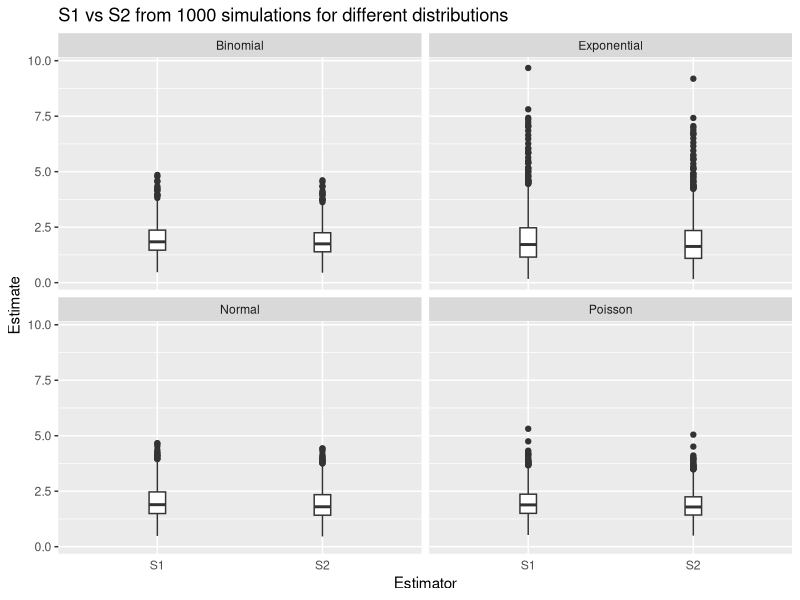
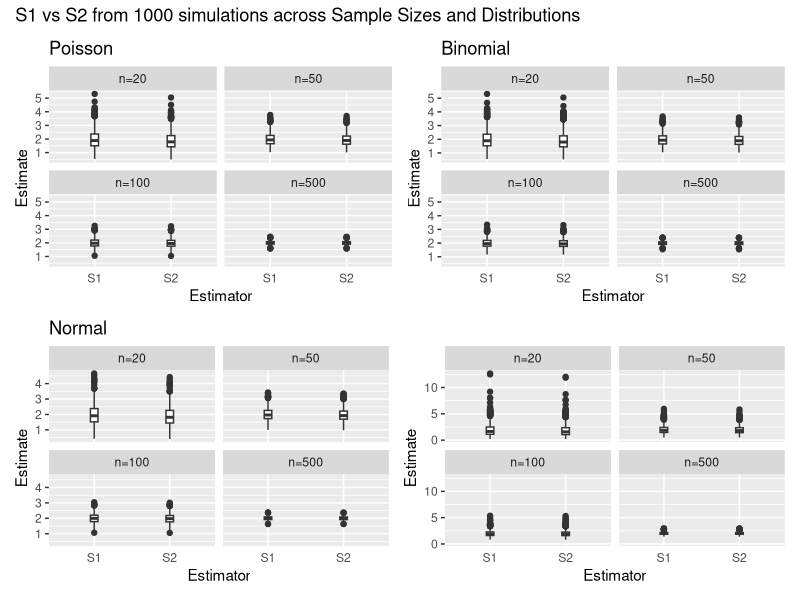
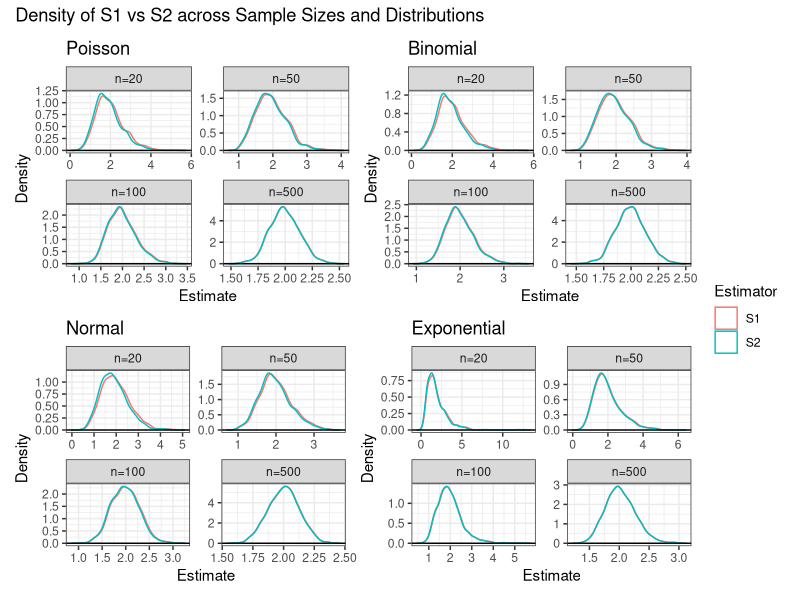
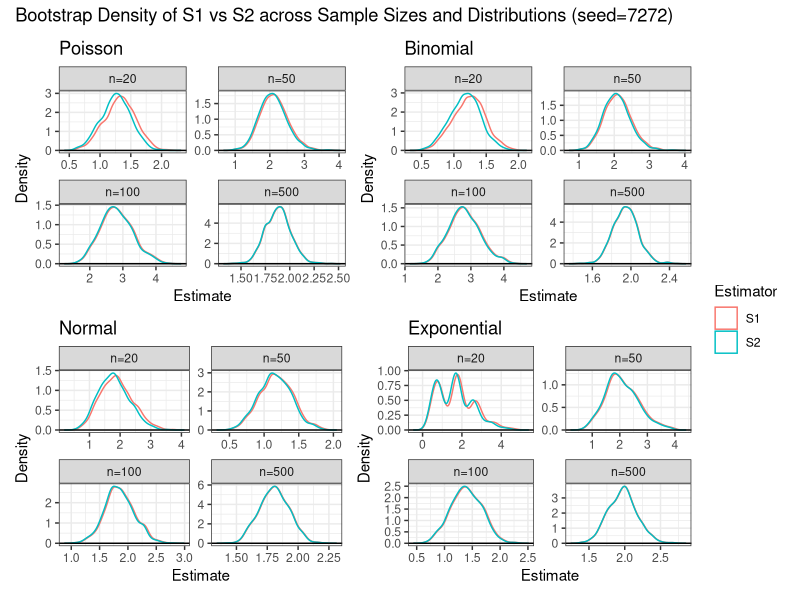
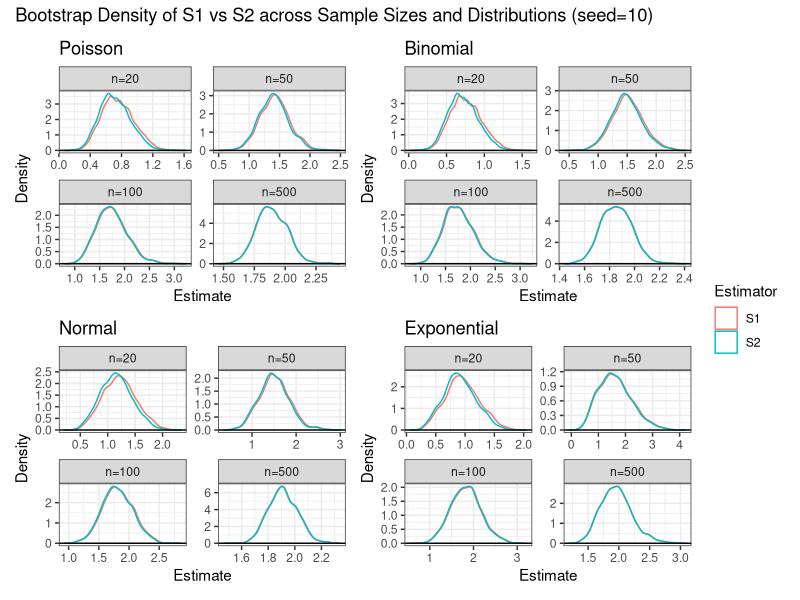
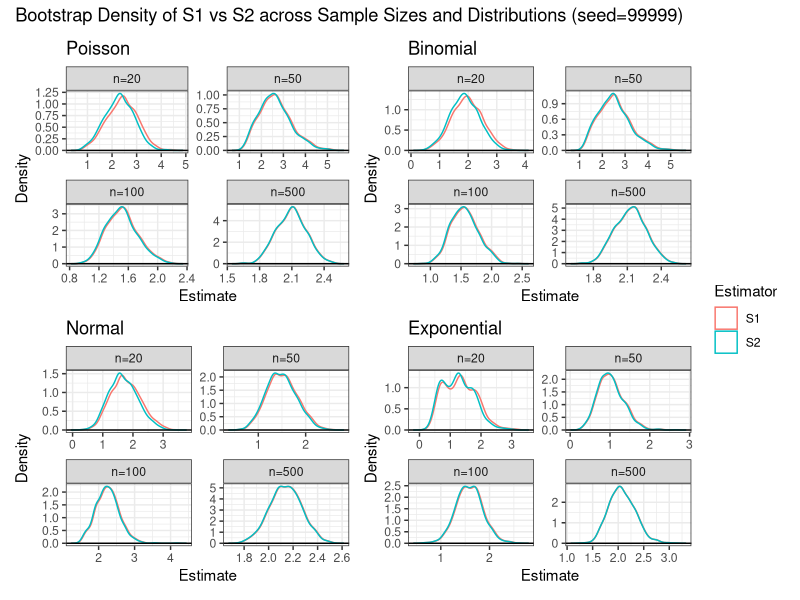

Write the R code that produced these figures, in order.
## ---- chunk 1
#| echo: false

default_chunk_hook  <- knitr::knit_hooks$get("chunk")

latex_font_size <- c("Huge", "huge", "LARGE", "Large", 
                     "large", "normalsize", "small", 
                     "footnotesize", "scriptsize", "tiny")

knitr::knit_hooks$set(chunk = function(x, options) {
  x <- default_chunk_hook(x, options)
  if(options$size %in% latex_font_size) {
    paste0("\n \\", options$size, "\n\n", 
      x, 
      "\n\n \\normalsize"
    )
  } else {
    x
  }
})
## ---- chunk 2
#| label: load-packages
#| include: false
library(tidyverse)
library(patchwork)
## ---- chunk 3
set.seed(7272)

n.sims <- 1000
# sample size is 20
n <- 20

# Poisson
S1_pois <- rep(NA, n.sims)
S2_pois <- rep(NA, n.sims)

for(i in 1:n.sims){
  curr.sample <- rpois(n=n, lambda = 2)
  x_bar = mean(curr.sample)
  # don't need for (i in 1:n){Xi <- curr.sample[i] S1[i] <- (1/(n - 1)) * sum((Xi - x_bar)^2) S2[i] <- 1/n * sum((Xi - x_bar)^2)}, because it's vectorized.
  S1_pois[i] <- sum((curr.sample - x_bar)^2) / (n - 1)
  S2_pois[i] <- sum((curr.sample - x_bar)^2) / n
  }

# Binomial
p <- (5-sqrt(21))/10

S1_binom <- rep(NA, n.sims)
S2_binom <- rep(NA, n.sims)

for(i in 1:n.sims){
  curr.sample <- rbinom(n = n, size = 50, prob = p)
  x_bar <- mean(curr.sample)
  S1_binom[i] <- sum((curr.sample - x_bar)^2) / (n - 1)
  S2_binom[i] <- sum((curr.sample - x_bar)^2) / n
}

# Normal
S1_norm <- rep(NA, n.sims)
S2_norm <- rep(NA, n.sims)

for(i in 1:n.sims){
  curr.sample <- rnorm(n = n, mean = 0, sd = sqrt(2))
  x_bar <- mean(curr.sample)
  S1_norm[i] <- sum((curr.sample - x_bar)^2) / (n - 1)
  S2_norm[i] <- sum((curr.sample - x_bar)^2) / n
}

# Exponential
S1_exp <- rep(NA, n.sims)
S2_exp <- rep(NA, n.sims)

for(i in 1:n.sims){
  curr.sample <- rexp(n = n, rate = 1/sqrt(2))
  x_bar <- mean(curr.sample)
  S1_exp[i] <- sum((curr.sample - x_bar)^2) / (n - 1)
  S2_exp[i] <- sum((curr.sample - x_bar)^2) / n
}
## ---- chunk 4
raw <- tibble(
  Estimator= rep(c("S1", "S2"), each = 1000, times = 4),
  Distribution= rep(c("Poisson", "Binomial", "Normal", "Exponential"), 
                   each = 2000),
  Estimate=c(S1_pois, S2_pois, S1_binom, S2_binom, 
              S1_norm, S2_norm, S1_exp, S2_exp)
)

ggplot(raw) +
  geom_boxplot(aes(x = Estimator,
                   y= Estimate),
               width = 0.1) +
  ggtitle("S1 vs S2 from 1000 simulations for different distributions") +
  theme(axis.ticks.x = element_blank()) +
  facet_wrap(~ Distribution) 
## ---- chunk 5
# results.S1 <- tibble(
#   Distribution = c("Poisson", "Binomial", "Normal", "Exponential"),
#   Bias = c(
#     mean(S1_pois) - 2,
#     mean(S1_binom) - 2,
#     mean(S1_norm) - 2,
#     mean(S1_exp) - 2
#   ),
#   Variance = c(
#     var(S1_pois),
#     var(S1_binom),
#     var(S1_norm),
#     var(S1_exp)
#   ),
#   Precision = c(
#     1/var(S1_pois),
#     1/var(S1_bin),
#     1/var(S1_norm),
#     1/var(S1_exp)
#   ),
#   MSE = c(
#     (mean(S1_pois) - 2)^2 + var(S1_pois),
#     (mean(S1_bin) - 2)^2 + var(S1_bin),
#     (mean(S1_norm) - 2)^2 + var(S1_norm),
#     (mean(S1_exp) - 2)^2 + var(S1_exp)
#   )
# )

results <- tibble(
  Distribution = rep(c("Poisson", "Binomial", "Normal", "Exponential"), each = 2),
  Estimator = rep(c("S1", "S2"), times = 4),
  Bias = c(
    mean(S1_pois) - 2, mean(S2_pois) - 2,
    mean(S1_binom)  - 2, mean(S2_binom)  - 2,
    mean(S1_norm) - 2, mean(S2_norm) - 2,
    mean(S1_exp)  - 2, mean(S2_exp)  - 2
  ),
  Variance = c(
    var(S1_pois), var(S2_pois),
    var(S1_binom),  var(S2_binom),
    var(S1_norm), var(S2_norm),
    var(S1_exp),  var(S2_exp)
  ),
  Precision = 1 / Variance,
  MSE = Bias^2 + Variance
)
## ---- chunk 6
# ggplot(results, aes(x = Estimator, y = Bias, fill = Estimator)) +
#   geom_col() +
#   facet_wrap(~ Distribution) +
#   labs(title = "Bias")
## ---- chunk 7
#| echo: false
results |> knitr::kable(digits = 2,
                  caption = "S1 and S2 across 1000 simulations")
## ---- chunk 8
set.seed(7272)

n.sims <- 1000
ss <- c(20, 50, 100, 500)

S1_pois <- list()
S2_pois <- list()

for(n in ss){
  S1 <- rep(NA, n.sims)
  S2 <- rep(NA, n.sims)
  for(i in 1:n.sims){
    curr.sample <- rpois(n = n, lambda = 2)
    x_bar <- mean(curr.sample)
    S1[i] <- sum((curr.sample - x_bar)^2) / (n - 1)
    S2[i] <- sum((curr.sample - x_bar)^2) / n
  }
  # convert number to string to use as a name
  S1_pois[[as.character(n)]] <- S1
  S2_pois[[as.character(n)]] <- S2
}

# raw data 
raw_pois <- tibble(
  Estimator = rep(c("S1", "S2"), each = 1000, times = 4),
  # so that they're in order
  n = factor(rep(c("n=20", "n=50", "n=100", "n=500"), each = 2000),
            levels = c("n=20", "n=50", "n=100", "n=500")),
  Estimate = c(S1_pois[["20"]], S2_pois[["20"]],
              S1_pois[["50"]], S2_pois[["50"]],
              S1_pois[["100"]], S2_pois[["100"]],
              S1_pois[["500"]], S2_pois[["500"]])
)
# summary 
results_pois <- tibble(
  n = rep(c(20, 50, 100, 500), each=2),
  Estimator = rep(c("S1", "S2"), times = 4),
  Bias = c(
    mean(S1_pois[["20"]]) - 2, mean(S2_pois[["20"]]) - 2,
    mean(S1_pois[["50"]]) - 2, mean(S2_pois[["50"]]) - 2,
    mean(S1_pois[["100"]]) - 2, mean(S2_pois[["100"]]) - 2,
    mean(S1_pois[["500"]]) - 2, mean(S2_pois[["500"]]) - 2
  ),
  Variance = c(
    var(S1_pois[["20"]]),  var(S2_pois[["20"]]),
    var(S1_pois[["50"]]),  var(S2_pois[["50"]]),
    var(S1_pois[["100"]]), var(S2_pois[["100"]]),
    var(S1_pois[["500"]]), var(S2_pois[["500"]])
  ),
  Precision = 1 / Variance,
  MSE = Bias^2 + Variance)

# plot
p_pois2 = ggplot(raw_pois) +
  geom_boxplot(aes(x = Estimator,
                   y= Estimate),
               width = 0.1) +
  ggtitle("Poisson") +
  theme(axis.ticks.x = element_blank()) +
  facet_wrap(~ n) 

## ---- chunk 9
set.seed(7272)

S1_binom <- list()
S2_binom <- list()

for(n in ss){
  S1 <- rep(NA, n.sims)
  S2 <- rep(NA, n.sims)
  for(i in 1:n.sims){
    curr.sample <- curr.sample <- rbinom(n = n, size = 50, prob = p)
    x_bar <- mean(curr.sample)
    S1[i] <- sum((curr.sample - x_bar)^2) / (n - 1)
    S2[i] <- sum((curr.sample - x_bar)^2) / n
  }
  S1_binom[[as.character(n)]] <- S1
  S2_binom[[as.character(n)]] <- S2
}

# raw data 
raw_binom <- tibble(
  Estimator = rep(c("S1", "S2"), each = 1000, times = 4),
  n = factor(rep(c("n=20", "n=50", "n=100", "n=500"), each = 2000),
            levels = c("n=20", "n=50", "n=100", "n=500")),
  Estimate = c(S1_binom[["20"]], S2_binom[["20"]],
              S1_binom[["50"]], S2_binom[["50"]],
              S1_binom[["100"]], S2_binom[["100"]],
              S1_binom[["500"]], S2_binom[["500"]])
)
# summary 
results_binom <- tibble(
  n = rep(c(20, 50, 100, 500), each=2),
  Estimator = rep(c("S1", "S2"), times = 4),
  Bias = c(
    mean(S1_binom[["20"]]) - 2, mean(S2_binom[["20"]]) - 2,
    mean(S1_binom[["50"]]) - 2, mean(S2_binom[["50"]]) - 2,
    mean(S1_binom[["100"]]) - 2, mean(S2_binom[["100"]]) - 2,
    mean(S1_binom[["500"]]) - 2, mean(S2_binom[["500"]]) - 2
  ),
  Variance = c(
    var(S1_binom[["20"]]),  var(S2_binom[["20"]]),
    var(S1_binom[["50"]]),  var(S2_binom[["50"]]),
    var(S1_binom[["100"]]), var(S2_binom[["100"]]),
    var(S1_binom[["500"]]), var(S2_binom[["500"]])
  ),
  Precision = 1 / Variance,
  MSE = Bias^2 + Variance)

# plot
p_binom2 = ggplot(raw_binom) +
  geom_boxplot(aes(x = Estimator,
                   y= Estimate),
               width = 0.1) +
  ggtitle("Binomial") +
  theme(axis.ticks.x = element_blank()) +
  facet_wrap(~ n) 
## ---- chunk 10
set.seed(7272)

S1_norm <- list()
S2_norm <- list()

for(n in ss){
  S1 <- rep(NA, n.sims)
  S2 <- rep(NA, n.sims)
  for(i in 1:n.sims){
    curr.sample <- rnorm(n = n, mean = 0, sd = sqrt(2))
    x_bar <- mean(curr.sample)
    S1[i] <- sum((curr.sample - x_bar)^2) / (n - 1)
    S2[i] <- sum((curr.sample - x_bar)^2) / n
  }
  S1_norm[[as.character(n)]] <- S1
  S2_norm[[as.character(n)]] <- S2
}

# raw data 
raw_norm <- tibble(
  Estimator = rep(c("S1", "S2"), each = 1000, times = 4),
  n = factor(rep(c("n=20", "n=50", "n=100", "n=500"), each = 2000),
            levels = c("n=20", "n=50", "n=100", "n=500")),
  Estimate = c(S1_norm[["20"]], S2_norm[["20"]],
              S1_norm[["50"]], S2_norm[["50"]],
              S1_norm[["100"]], S2_norm[["100"]],
              S1_norm[["500"]], S2_norm[["500"]])
)
# summary 
results_norm <- tibble(
  n = rep(c(20, 50, 100, 500), each=2),
  Estimator = rep(c("S1", "S2"), times = 4),
  Bias = c(
    mean(S1_norm[["20"]]) - 2, mean(S2_norm[["20"]]) - 2,
    mean(S1_norm[["50"]]) - 2, mean(S2_norm[["50"]]) - 2,
    mean(S1_norm[["100"]]) - 2, mean(S2_norm[["100"]]) - 2,
    mean(S1_norm[["500"]]) - 2, mean(S2_norm[["500"]]) - 2
  ),
  Variance = c(
    var(S1_norm[["20"]]),  var(S2_norm[["20"]]),
    var(S1_norm[["50"]]),  var(S2_norm[["50"]]),
    var(S1_norm[["100"]]), var(S2_norm[["100"]]),
    var(S1_norm[["500"]]), var(S2_norm[["500"]])
  ),
  Precision = 1 / Variance,
  MSE = Bias^2 + Variance)

# plot
p_norm2 = ggplot(raw_norm) +
  geom_boxplot(aes(x = Estimator,
                   y= Estimate),
               width = 0.1) +
  ggtitle("Normal") +
  theme(axis.ticks.x = element_blank()) +
  facet_wrap(~ n) 
## ---- chunk 11
set.seed(7272)

S1_exp <- list()
S2_exp <- list()

for(n in ss){
  S1 <- rep(NA, n.sims)
  S2 <- rep(NA, n.sims)
  for(i in 1:n.sims){
    curr.sample <- rexp(n = n, rate = 1/sqrt(2))
    x_bar <- mean(curr.sample)
    S1[i] <- sum((curr.sample - x_bar)^2) / (n - 1)
    S2[i] <- sum((curr.sample - x_bar)^2) / n
  }
  S1_exp[[as.character(n)]] <- S1
  S2_exp[[as.character(n)]] <- S2
}

# raw data 
raw_exp <- tibble(
  Estimator = rep(c("S1", "S2"), each = 1000, times = 4),
  n = factor(rep(c("n=20", "n=50", "n=100", "n=500"), each = 2000),
            levels = c("n=20", "n=50", "n=100", "n=500")),
  Estimate = c(S1_exp[["20"]], S2_exp[["20"]],
              S1_exp[["50"]], S2_exp[["50"]],
              S1_exp[["100"]], S2_exp[["100"]],
              S1_exp[["500"]], S2_exp[["500"]])
)
# summary 
results_exp <- tibble(
  n = rep(c(20, 50, 100, 500), each=2),
  Estimator = rep(c("S1", "S2"), times = 4),
  Bias = c(
    mean(S1_exp[["20"]]) - 2, mean(S2_exp[["20"]]) - 2,
    mean(S1_exp[["50"]]) - 2, mean(S2_exp[["50"]]) - 2,
    mean(S1_exp[["100"]]) - 2, mean(S2_exp[["100"]]) - 2,
    mean(S1_exp[["500"]]) - 2, mean(S2_exp[["500"]]) - 2
  ),
  Variance = c(
    var(S1_exp[["20"]]),  var(S2_exp[["20"]]),
    var(S1_exp[["50"]]),  var(S2_exp[["50"]]),
    var(S1_exp[["100"]]), var(S2_exp[["100"]]),
    var(S1_exp[["500"]]), var(S2_exp[["500"]])
  ),
  Precision = 1 / Variance,
  MSE = Bias^2 + Variance)

# plot
p_exp2 = ggplot(raw_exp) +
  geom_boxplot(aes(x = Estimator,
                   y= Estimate),
               width = 0.1) +
  ggtitle("") +
  theme(axis.ticks.x = element_blank()) +
  facet_wrap(~ n) 
## ---- chunk 12
#| echo: false
results_pois |> knitr::kable(digits = 2,
                            caption = "S1 and S2 across 1000 simulations for Poisson Distribution")
results_binom |> knitr::kable(digits = 2,
                              caption = "S1 and S2 across 1000 simulations for Binomial Distribution")
results_norm |> knitr::kable(digits = 2,
                            caption = "S1 and S2 across 1000 simulations for Normal Distribution")
results_exp |> knitr::kable(digits = 2,
                            caption = "S1 and S2 across 1000 simulations for Exponential Distribution")
## ---- chunk 13
#| fig.width: 10
#| fig.height: 8
#| out.width: "100%"

(p_pois2 + p_binom2) / (p_norm2 + p_exp2) +
  plot_annotation(title = "S1 vs S2 from 1000 simulations across Sample Sizes and Distributions") +
  plot_layout(guides = "collect")
## ---- chunk 14
# n20.s1 <- tibble(
#   Poisson = raw_pois[raw_pois[raw_pois$n == "n=20" & raw_pois$Estimator == "S1"]],
#   Binomial = raw_binom[raw_binom[raw_binom$n == "n=20" & raw_binom$Estimator == "S1"]],
# )

set.seed(7272)
library(ggridges)

# raw_all <- bind_rows(
#   raw_pois |> mutate(Distribution = "Poisson"),
#   raw_binom |> mutate(Distribution = "Binomial"),
#   raw_norm |> mutate(Distribution = "Normal"),
#   raw_exp |> mutate(Distribution = "Exponential")
# )

# # S1
# raw_all |>
#   filter(Estimator == "S1") |>
#   ggplot(aes(x=Estimate, color = Distribution)) +
#   geom_density() +
#   facet_wrap(~ n) +
#   xlab("Estimate") +
#   ylab("Density") +
#   ggtitle("Sampling Distribution of S1 across sample sizes and distributions")

# poisson
# raw_pois |>
#       filter(Estimator == "S1") |>
#       ggplot(aes(x=Estimate, color = n)) +
#       geom_density() +
#       xlab("S1") +
#       ylab("Density") +
#       ggtitle("Poisson")

# poisson

p_pois1 = ggplot(raw_pois) +
  geom_density_ridges(aes(x = Estimate, y=0, color=`Estimator`), fill=NA) +
  geom_hline(yintercept = 0) +
  ggtitle("Poisson") +
  # lets each facet panel have its own x and y axes instead of forcing them to share the same range
  facet_wrap(~ n, scales = "free") +
  ylab("Density") +
  theme_bw()
  
# binomial
p_binom1 = ggplot(raw_binom) +
  geom_density_ridges(aes(x = Estimate, y=0, color=`Estimator`), fill=NA) +
  geom_hline(yintercept = 0) +
  ggtitle("Binomial") +
  facet_wrap(~ n, scales = "free") +
  ylab("Density") +
  theme_bw()

# normal
p_norm1 = ggplot(raw_norm) +
  geom_density_ridges(aes(x = Estimate, y=0, color=`Estimator`), fill=NA) +
  geom_hline(yintercept = 0) +
  ggtitle("Normal") +
  facet_wrap(~ n, scales = "free") +
  ylab("Density") +
  theme_bw()

# Exponential
p_exp1 = ggplot(raw_exp) +
  geom_density_ridges(aes(x = Estimate, y=0, color=`Estimator`), fill=NA) +
  geom_hline(yintercept = 0) +
  ggtitle("Exponential") +
  facet_wrap(~ n, scales = "free") +
  ylab("Density") +
  theme_bw()
## ---- chunk 15
#| fig.width: 10
#| fig.height: 8
#| out.width: "100%"

(p_pois1 + p_binom1) / (p_norm1 + p_exp1) +
  plot_annotation(title = "Density of S1 vs S2 across Sample Sizes and Distributions") +
  plot_layout(guides = "collect")
## ---- chunk 16
set.seed(7272)

# poisson
one_pois <- list()
S1_pois_b <- list()
S2_pois_b <- list()
S1 <- rep(NA, n.sims)
S2 <- rep(NA, n.sims)

for(n in ss){
  # take 1 random sample of different sizes
  one_pois[[as.character(n)]] <- rpois(n = n, lambda = 2)
  for(i in 1:n.sims){
    curr.sample <- sample(one_pois[[as.character(n)]], size = n, replace = TRUE)
    x_bar <- mean(curr.sample)
    S1[i] <- sum((curr.sample - x_bar)^2) / (n - 1)
    S2[i] <- sum((curr.sample - x_bar)^2) / n
  }
  S1_pois_b[[as.character(n)]] <- S1
  S2_pois_b[[as.character(n)]] <- S2
}

raw_b_pois <- tibble(
  Estimator = rep(c("S1", "S2"), each = 1000, times = 4),
  n = factor(rep(c("n=20", "n=50", "n=100", "n=500"), each = 2000),
             levels = c("n=20", "n=50", "n=100", "n=500")),
  Estimate = c(S1_pois_b[["20"]], S2_pois_b[["20"]],
               S1_pois_b[["50"]], S2_pois_b[["50"]],
               S1_pois_b[["100"]], S2_pois_b[["100"]],
               S1_pois_b[["500"]], S2_pois_b[["500"]])
)

p_pois = ggplot(raw_b_pois) +
  geom_density_ridges(aes(x = Estimate, y = 0, color = Estimator), fill = NA) +
  geom_hline(yintercept = 0) +
  ggtitle("Poisson") +
  facet_wrap(~ n, scales = "free") +
  ylab("Density") + 
  theme_bw()
## ---- chunk 17
set.seed(7272)

one_binom <- list()
S1_binom_b <- list()
S2_binom_b <- list()
S1 <- rep(NA, n.sims)
S2 <- rep(NA, n.sims)

for(n in ss){
  one_binom[[as.character(n)]] <- rbinom(n = n, size = 50, prob = p)
  for(i in 1:n.sims){
    curr.sample <- sample(one_binom[[as.character(n)]], size = n, replace = TRUE)
    x_bar <- mean(curr.sample)
    S1[i] <- sum((curr.sample - x_bar)^2) / (n - 1)
    S2[i] <- sum((curr.sample - x_bar)^2) / n
  }
  S1_binom_b[[as.character(n)]] <- S1
  S2_binom_b[[as.character(n)]] <- S2
}

raw_b_binom <- tibble(
  Estimator = rep(c("S1", "S2"), each = 1000, times = 4),
  n = factor(rep(c("n=20", "n=50", "n=100", "n=500"), each = 2000),
             levels = c("n=20", "n=50", "n=100", "n=500")),
  Estimate = c(S1_binom_b[["20"]], S2_binom_b[["20"]],
               S1_binom_b[["50"]], S2_binom_b[["50"]],
               S1_binom_b[["100"]], S2_binom_b[["100"]],
               S1_binom_b[["500"]], S2_binom_b[["500"]])
)

p_binom = ggplot(raw_b_binom) +
  geom_density_ridges(aes(x = Estimate, y = 0, color = Estimator), fill = NA) +
  geom_hline(yintercept = 0) +
  ggtitle("Binomial") +
  facet_wrap(~ n, scales = "free") +
  ylab("Density") + 
  theme_bw()
## ---- chunk 18
set.seed(7272)

one_norm <- list()
S1_norm_b <- list()
S2_norm_b <- list()
S1 <- rep(NA, n.sims)
S2 <- rep(NA, n.sims)

for(n in ss){
  one_norm[[as.character(n)]] <- rnorm(n = n, mean = 0, sd = sqrt(2))
  for(i in 1:n.sims){
    curr.sample <- sample(one_norm[[as.character(n)]], size = n, replace = TRUE)
    x_bar <- mean(curr.sample)
    S1[i] <- sum((curr.sample - x_bar)^2) / (n - 1)
    S2[i] <- sum((curr.sample - x_bar)^2) / n
  }
  S1_norm_b[[as.character(n)]] <- S1
  S2_norm_b[[as.character(n)]] <- S2
}

raw_b_norm <- tibble(
  Estimator = rep(c("S1", "S2"), each = 1000, times = 4),
  n = factor(rep(c("n=20", "n=50", "n=100", "n=500"), each = 2000),
             levels = c("n=20", "n=50", "n=100", "n=500")),
  Estimate = c(S1_norm_b[["20"]], S2_norm_b[["20"]],
               S1_norm_b[["50"]], S2_norm_b[["50"]],
               S1_norm_b[["100"]], S2_norm_b[["100"]],
               S1_norm_b[["500"]], S2_norm_b[["500"]])
)

p_norm = ggplot(raw_b_norm) +
  geom_density_ridges(aes(x = Estimate, y = 0, color = Estimator), fill = NA) +
  geom_hline(yintercept = 0) +
  ggtitle("Normal") +
  facet_wrap(~ n, scales = "free") +
  ylab("Density") + 
  theme_bw()
## ---- chunk 19
set.seed(7272)

one_exp <- list()
S1_exp_b <- list()
S2_exp_b <- list()
S1 <- rep(NA, n.sims)
S2 <- rep(NA, n.sims)

for(n in ss){
  one_exp[[as.character(n)]] <- rexp(n = n, rate = 1/sqrt(2))
  for(i in 1:n.sims){
    curr.sample <- sample(one_exp[[as.character(n)]], size = n, replace = TRUE)
    x_bar <- mean(curr.sample)
    S1[i] <- sum((curr.sample - x_bar)^2) / (n - 1)
    S2[i] <- sum((curr.sample - x_bar)^2) / n
  }
  S1_exp_b[[as.character(n)]] <- S1
  S2_exp_b[[as.character(n)]] <- S2
}

raw_b_exp <- tibble(
  Estimator = rep(c("S1", "S2"), each = 1000, times = 4),
  n = factor(rep(c("n=20", "n=50", "n=100", "n=500"), each = 2000),
             levels = c("n=20", "n=50", "n=100", "n=500")),
  Estimate = c(S1_exp_b[["20"]], S2_exp_b[["20"]],
               S1_exp_b[["50"]], S2_exp_b[["50"]],
               S1_exp_b[["100"]], S2_exp_b[["100"]],
               S1_exp_b[["500"]], S2_exp_b[["500"]])
)

p_exp = ggplot(raw_b_exp) +
  geom_density_ridges(aes(x = Estimate, y = 0, color = Estimator), fill = NA) +
  geom_hline(yintercept = 0) +
  ggtitle("Exponential") +
  facet_wrap(~ n, scales = "free") +
  ylab("Density") + 
  theme_bw()

## ---- chunk 20
set.seed(10)

# poisson
one_pois <- list()
S1_pois_b <- list()
S2_pois_b <- list()
S1 <- rep(NA, n.sims)
S2 <- rep(NA, n.sims)

for(n in ss){
  # take 1 random sample of different sizes
  one_pois[[as.character(n)]] <- rpois(n = n, lambda = 2)
  for(i in 1:n.sims){
    curr.sample <- sample(one_pois[[as.character(n)]], size = n, replace = TRUE)
    x_bar <- mean(curr.sample)
    S1[i] <- sum((curr.sample - x_bar)^2) / (n - 1)
    S2[i] <- sum((curr.sample - x_bar)^2) / n
  }
  S1_pois_b[[as.character(n)]] <- S1
  S2_pois_b[[as.character(n)]] <- S2
}

raw_b_pois <- tibble(
  Estimator = rep(c("S1", "S2"), each = 1000, times = 4),
  n = factor(rep(c("n=20", "n=50", "n=100", "n=500"), each = 2000),
             levels = c("n=20", "n=50", "n=100", "n=500")),
  Estimate = c(S1_pois_b[["20"]], S2_pois_b[["20"]],
               S1_pois_b[["50"]], S2_pois_b[["50"]],
               S1_pois_b[["100"]], S2_pois_b[["100"]],
               S1_pois_b[["500"]], S2_pois_b[["500"]])
)

p_pois10 = ggplot(raw_b_pois) +
  geom_density_ridges(aes(x = Estimate, y = 0, color = Estimator), fill = NA) +
  geom_hline(yintercept = 0) +
  ggtitle("Poisson") +
  facet_wrap(~ n, scales = "free") +
  ylab("Density") + 
  theme_bw()
## ---- chunk 21
set.seed(10)

one_binom <- list()
S1_binom_b <- list()
S2_binom_b <- list()
S1 <- rep(NA, n.sims)
S2 <- rep(NA, n.sims)

for(n in ss){
  one_binom[[as.character(n)]] <- rbinom(n = n, size = 50, prob = p)
  for(i in 1:n.sims){
    curr.sample <- sample(one_binom[[as.character(n)]], size = n, replace = TRUE)
    x_bar <- mean(curr.sample)
    S1[i] <- sum((curr.sample - x_bar)^2) / (n - 1)
    S2[i] <- sum((curr.sample - x_bar)^2) / n
  }
  S1_binom_b[[as.character(n)]] <- S1
  S2_binom_b[[as.character(n)]] <- S2
}

raw_b_binom <- tibble(
  Estimator = rep(c("S1", "S2"), each = 1000, times = 4),
  n = factor(rep(c("n=20", "n=50", "n=100", "n=500"), each = 2000),
             levels = c("n=20", "n=50", "n=100", "n=500")),
  Estimate = c(S1_binom_b[["20"]], S2_binom_b[["20"]],
               S1_binom_b[["50"]], S2_binom_b[["50"]],
               S1_binom_b[["100"]], S2_binom_b[["100"]],
               S1_binom_b[["500"]], S2_binom_b[["500"]])
)

p_binom10 = ggplot(raw_b_binom) +
  geom_density_ridges(aes(x = Estimate, y = 0, color = Estimator), fill = NA) +
  geom_hline(yintercept = 0) +
  ggtitle("Binomial") +
  facet_wrap(~ n, scales = "free") +
  ylab("Density") + 
  theme_bw()
## ---- chunk 22
set.seed(10)

one_norm <- list()
S1_norm_b <- list()
S2_norm_b <- list()
S1 <- rep(NA, n.sims)
S2 <- rep(NA, n.sims)

for(n in ss){
  one_norm[[as.character(n)]] <- rnorm(n = n, mean = 0, sd = sqrt(2))
  for(i in 1:n.sims){
    curr.sample <- sample(one_norm[[as.character(n)]], size = n, replace = TRUE)
    x_bar <- mean(curr.sample)
    S1[i] <- sum((curr.sample - x_bar)^2) / (n - 1)
    S2[i] <- sum((curr.sample - x_bar)^2) / n
  }
  S1_norm_b[[as.character(n)]] <- S1
  S2_norm_b[[as.character(n)]] <- S2
}

raw_b_norm <- tibble(
  Estimator = rep(c("S1", "S2"), each = 1000, times = 4),
  n = factor(rep(c("n=20", "n=50", "n=100", "n=500"), each = 2000),
             levels = c("n=20", "n=50", "n=100", "n=500")),
  Estimate = c(S1_norm_b[["20"]], S2_norm_b[["20"]],
               S1_norm_b[["50"]], S2_norm_b[["50"]],
               S1_norm_b[["100"]], S2_norm_b[["100"]],
               S1_norm_b[["500"]], S2_norm_b[["500"]])
)

p_norm10 = ggplot(raw_b_norm) +
  geom_density_ridges(aes(x = Estimate, y = 0, color = Estimator), fill = NA) +
  geom_hline(yintercept = 0) +
  ggtitle("Normal") +
  facet_wrap(~ n, scales = "free") +
  ylab("Density") + 
  theme_bw()
## ---- chunk 23
set.seed(10)

one_exp <- list()
S1_exp_b <- list()
S2_exp_b <- list()
S1 <- rep(NA, n.sims)
S2 <- rep(NA, n.sims)

for(n in ss){
  one_exp[[as.character(n)]] <- rexp(n = n, rate = 1/sqrt(2))
  for(i in 1:n.sims){
    curr.sample <- sample(one_exp[[as.character(n)]], size = n, replace = TRUE)
    x_bar <- mean(curr.sample)
    S1[i] <- sum((curr.sample - x_bar)^2) / (n - 1)
    S2[i] <- sum((curr.sample - x_bar)^2) / n
  }
  S1_exp_b[[as.character(n)]] <- S1
  S2_exp_b[[as.character(n)]] <- S2
}

raw_b_exp <- tibble(
  Estimator = rep(c("S1", "S2"), each = 1000, times = 4),
  n = factor(rep(c("n=20", "n=50", "n=100", "n=500"), each = 2000),
             levels = c("n=20", "n=50", "n=100", "n=500")),
  Estimate = c(S1_exp_b[["20"]], S2_exp_b[["20"]],
               S1_exp_b[["50"]], S2_exp_b[["50"]],
               S1_exp_b[["100"]], S2_exp_b[["100"]],
               S1_exp_b[["500"]], S2_exp_b[["500"]])
)

p_exp10 = ggplot(raw_b_exp) +
  geom_density_ridges(aes(x = Estimate, y = 0, color = Estimator), fill = NA) +
  geom_hline(yintercept = 0) +
  ggtitle("Exponential") +
  facet_wrap(~ n, scales = "free") +
  ylab("Density") + 
  theme_bw()

## ---- chunk 24
set.seed(99999)

# poisson
one_pois <- list()
S1_pois_b <- list()
S2_pois_b <- list()
S1 <- rep(NA, n.sims)
S2 <- rep(NA, n.sims)

for(n in ss){
  # take 1 random sample of different sizes
  one_pois[[as.character(n)]] <- rpois(n = n, lambda = 2)
  for(i in 1:n.sims){
    curr.sample <- sample(one_pois[[as.character(n)]], size = n, replace = TRUE)
    x_bar <- mean(curr.sample)
    S1[i] <- sum((curr.sample - x_bar)^2) / (n - 1)
    S2[i] <- sum((curr.sample - x_bar)^2) / n
  }
  S1_pois_b[[as.character(n)]] <- S1
  S2_pois_b[[as.character(n)]] <- S2
}

raw_b_pois <- tibble(
  Estimator = rep(c("S1", "S2"), each = 1000, times = 4),
  n = factor(rep(c("n=20", "n=50", "n=100", "n=500"), each = 2000),
             levels = c("n=20", "n=50", "n=100", "n=500")),
  Estimate = c(S1_pois_b[["20"]], S2_pois_b[["20"]],
               S1_pois_b[["50"]], S2_pois_b[["50"]],
               S1_pois_b[["100"]], S2_pois_b[["100"]],
               S1_pois_b[["500"]], S2_pois_b[["500"]])
)

p_pois99 = ggplot(raw_b_pois) +
  geom_density_ridges(aes(x = Estimate, y = 0, color = Estimator), fill = NA) +
  geom_hline(yintercept = 0) +
  ggtitle("Poisson") +
  facet_wrap(~ n, scales = "free") +
  ylab("Density") + 
  theme_bw()
## ---- chunk 25
set.seed(99999)

one_binom <- list()
S1_binom_b <- list()
S2_binom_b <- list()
S1 <- rep(NA, n.sims)
S2 <- rep(NA, n.sims)

for(n in ss){
  one_binom[[as.character(n)]] <- rbinom(n = n, size = 50, prob = p)
  for(i in 1:n.sims){
    curr.sample <- sample(one_binom[[as.character(n)]], size = n, replace = TRUE)
    x_bar <- mean(curr.sample)
    S1[i] <- sum((curr.sample - x_bar)^2) / (n - 1)
    S2[i] <- sum((curr.sample - x_bar)^2) / n
  }
  S1_binom_b[[as.character(n)]] <- S1
  S2_binom_b[[as.character(n)]] <- S2
}

raw_b_binom <- tibble(
  Estimator = rep(c("S1", "S2"), each = 1000, times = 4),
  n = factor(rep(c("n=20", "n=50", "n=100", "n=500"), each = 2000),
             levels = c("n=20", "n=50", "n=100", "n=500")),
  Estimate = c(S1_binom_b[["20"]], S2_binom_b[["20"]],
               S1_binom_b[["50"]], S2_binom_b[["50"]],
               S1_binom_b[["100"]], S2_binom_b[["100"]],
               S1_binom_b[["500"]], S2_binom_b[["500"]])
)

p_binom99 = ggplot(raw_b_binom) +
  geom_density_ridges(aes(x = Estimate, y = 0, color = Estimator), fill = NA) +
  geom_hline(yintercept = 0) +
  ggtitle("Binomial") +
  facet_wrap(~ n, scales = "free") +
  ylab("Density") + 
  theme_bw()
## ---- chunk 26
set.seed(99999)

one_norm <- list()
S1_norm_b <- list()
S2_norm_b <- list()
S1 <- rep(NA, n.sims)
S2 <- rep(NA, n.sims)

for(n in ss){
  one_norm[[as.character(n)]] <- rnorm(n = n, mean = 0, sd = sqrt(2))
  for(i in 1:n.sims){
    curr.sample <- sample(one_norm[[as.character(n)]], size = n, replace = TRUE)
    x_bar <- mean(curr.sample)
    S1[i] <- sum((curr.sample - x_bar)^2) / (n - 1)
    S2[i] <- sum((curr.sample - x_bar)^2) / n
  }
  S1_norm_b[[as.character(n)]] <- S1
  S2_norm_b[[as.character(n)]] <- S2
}

raw_b_norm <- tibble(
  Estimator = rep(c("S1", "S2"), each = 1000, times = 4),
  n = factor(rep(c("n=20", "n=50", "n=100", "n=500"), each = 2000),
             levels = c("n=20", "n=50", "n=100", "n=500")),
  Estimate = c(S1_norm_b[["20"]], S2_norm_b[["20"]],
               S1_norm_b[["50"]], S2_norm_b[["50"]],
               S1_norm_b[["100"]], S2_norm_b[["100"]],
               S1_norm_b[["500"]], S2_norm_b[["500"]])
)

p_norm99 = ggplot(raw_b_norm) +
  geom_density_ridges(aes(x = Estimate, y = 0, color = Estimator), fill = NA) +
  geom_hline(yintercept = 0) +
  ggtitle("Normal") +
  facet_wrap(~ n, scales = "free") +
  ylab("Density") + 
  theme_bw()
## ---- chunk 27
set.seed(99999)

one_exp <- list()
S1_exp_b <- list()
S2_exp_b <- list()
S1 <- rep(NA, n.sims)
S2 <- rep(NA, n.sims)

for(n in ss){
  one_exp[[as.character(n)]] <- rexp(n = n, rate = 1/sqrt(2))
  for(i in 1:n.sims){
    curr.sample <- sample(one_exp[[as.character(n)]], size = n, replace = TRUE)
    x_bar <- mean(curr.sample)
    S1[i] <- sum((curr.sample - x_bar)^2) / (n - 1)
    S2[i] <- sum((curr.sample - x_bar)^2) / n
  }
  S1_exp_b[[as.character(n)]] <- S1
  S2_exp_b[[as.character(n)]] <- S2
}

raw_b_exp <- tibble(
  Estimator = rep(c("S1", "S2"), each = 1000, times = 4),
  n = factor(rep(c("n=20", "n=50", "n=100", "n=500"), each = 2000),
             levels = c("n=20", "n=50", "n=100", "n=500")),
  Estimate = c(S1_exp_b[["20"]], S2_exp_b[["20"]],
               S1_exp_b[["50"]], S2_exp_b[["50"]],
               S1_exp_b[["100"]], S2_exp_b[["100"]],
               S1_exp_b[["500"]], S2_exp_b[["500"]])
)

p_exp99 = ggplot(raw_b_exp) +
  geom_density_ridges(aes(x = Estimate, y = 0, color = Estimator), fill = NA) +
  geom_hline(yintercept = 0) +
  ggtitle("Exponential") +
  facet_wrap(~ n, scales = "free") +
  ylab("Density") + 
  theme_bw()

## ---- chunk 28
#| fig.width: 10
#| fig.height: 8
#| out.width: "100%"

(p_pois + p_binom) / (p_norm + p_exp) +
  plot_annotation(title = "Bootstrap Density of S1 vs S2 across Sample Sizes and Distributions (seed=7272)") +
  plot_layout(guides = "collect")
## ---- chunk 29
#| fig.width: 10
#| fig.height: 8
#| out.width: "100%"

(p_pois10 + p_binom10) / (p_norm10 + p_exp10) +
  plot_annotation(title = "Bootstrap Density of S1 vs S2 across Sample Sizes and Distributions (seed=10)") +
  plot_layout(guides = "collect")
## ---- chunk 30
#| fig.width: 10
#| fig.height: 8
#| out.width: "100%"

(p_pois99 + p_binom99) / (p_norm99 + p_exp99) +
  plot_annotation(title = "Bootstrap Density of S1 vs S2 across Sample Sizes and Distributions (seed=99999)") +
  plot_layout(guides = "collect")
